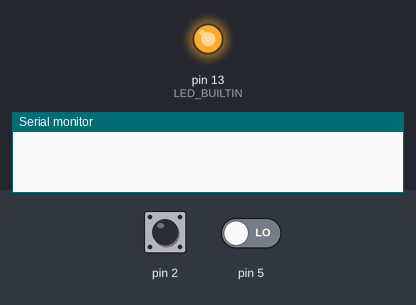
Bench run of a sketch on a simulated Arduino Uno, built with avr-gcc and run on an emulated ATmega328P. Parts: output pins drawn as LEDs (lit = HIGH), the last lines printed to the serial monitor. Dashed ring = blinking. Inputs (shaded band) come from the test bench; at power-on: pin 2 HIGH, pin 5 LOW.

Above: at 1.8 s.
1.9 s: pin 2 pulled LOW for 3.2 s
At 2.9 s:
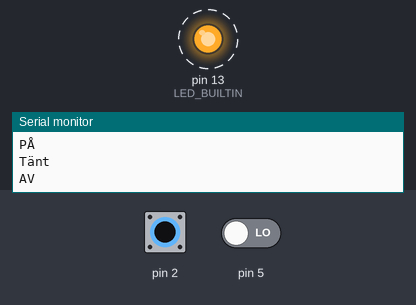
At 5.6 s:
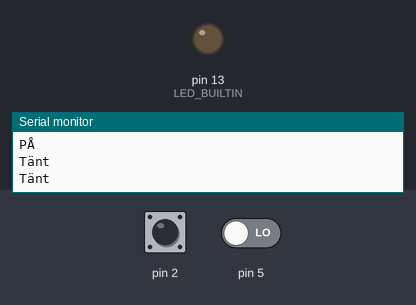
6.6 s: pin 5 driven HIGH
Timing chart, 0 to 9.6 s (numbered marks = the images above; inputs shaded):
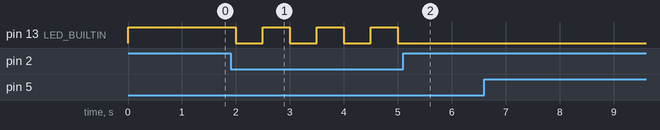

The sketch:

M3inl.ino
```cpp
// Sensor 7. fotomotståndssensormodul för ljusbarriärer

void setup() {
    pinMode(LED_BUILTIN, OUTPUT);
    pinMode(2, INPUT_PULLUP);
    pinMode(5, INPUT);
    Serial.begin(9600);
}

int currentvalue = HIGH;

void loop() {
    if (digitalRead(2) == LOW) {
      currentvalue = currentvalue == HIGH ? LOW : HIGH;
      Serial.println(currentvalue == LOW ? "PÅ" : "AV");
    }

    digitalWrite(LED_BUILTIN, currentvalue);

    if (currentvalue == LOW) {
      int val = digitalRead(5);
      Serial.println(val == LOW ? "Tänt " : "Släckt ");
    }

    delay(500);
}
```

Measured:
- after the input at 1.9 s, pin 13 (LED_BUILTIN): alternates HIGH for 0.50 s and LOW for 0.50 s, 7 changes in all, then stays LOW, starting after 0.10 s
